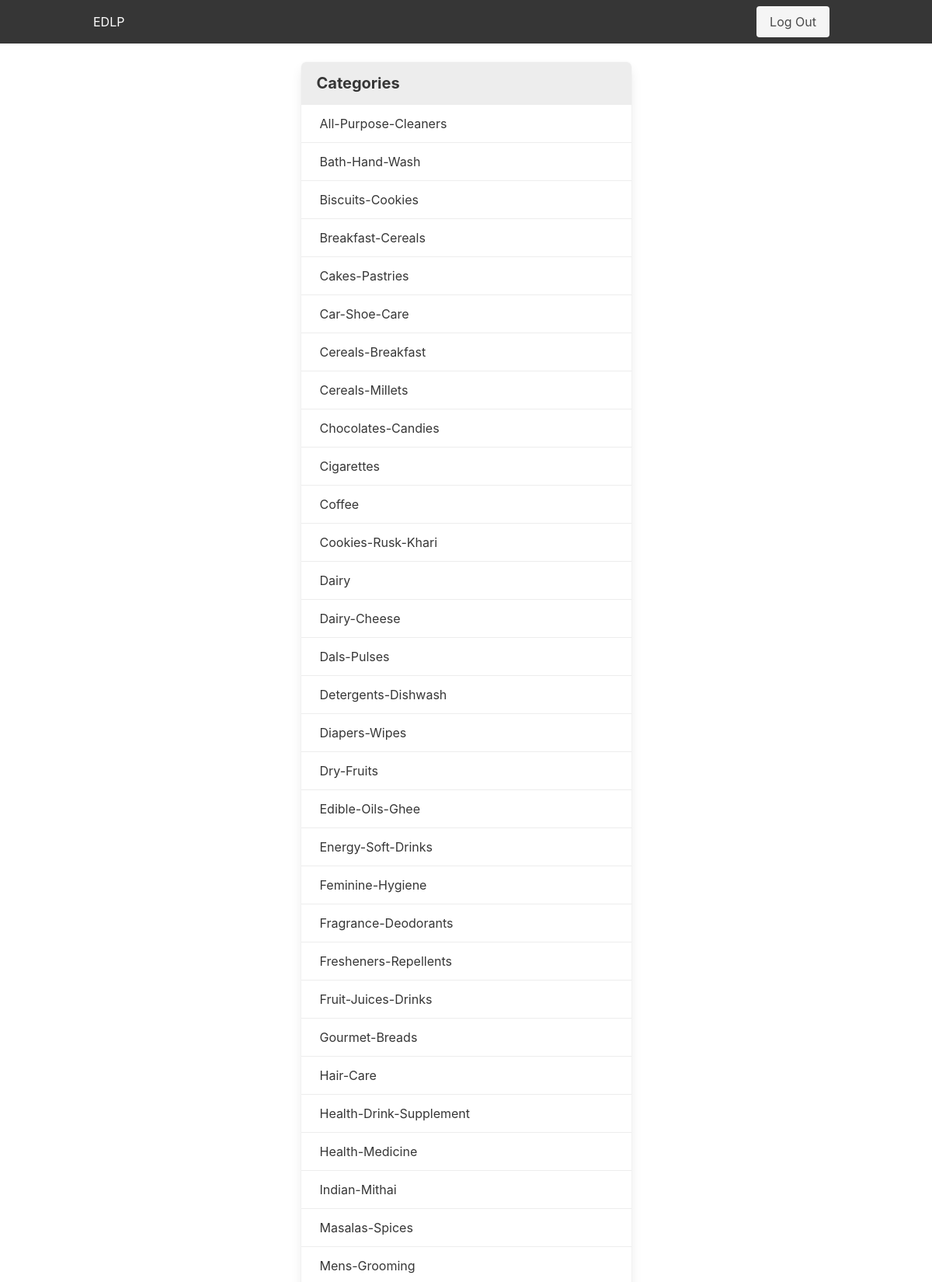
Page /categories (signed in, upper part) on the committed database.
### app/models.py (models this page shows)
class Category(db.Model):
    __tablename__ = 'categories'
    category_id = db.Column(db.String(64), primary_key=True)
    category_name = db.Column(db.String(256))
    products = db.relationship('Catalog', backref='category')

### app/main/views.py (the view)
@main.route('/categories')
@login_required
def category():
    categories = Category.query.order_by(Category.category_name).all()
    return render_template('categories.html', categories=categories)

### app/models.py (called while the page is built)
@login_manager.user_loader
def load_user(shop_id):
    return User.query.get(int(shop_id))

### app/templates/categories.html
{% extends 'base.html' %}
{% block page_content %}
    <div class="container listing-container">
        <div class="panel">
            <p class="panel-heading"> Categories </p>
            {% for category in categories %}
            <a class="panel-block py-3 pl-5" href="{{ url_for('main.product', category_id=category.category_id) }}"> {{ category.category_name | title }}</a>
            {% endfor %}
        </div>
    </div>
{% endblock %}

### app/templates/base.html (shortened to what this page needs)
<!doctype html>
<html lang="en">
<head>
    <link rel="stylesheet" href="{{ url_for('static', filename='css/bulma.min.css') }}">
    <link rel="stylesheet" href="{{ url_for('static', filename='css/styles.css') }}">
</head>
<body>
{% block navbar %}
    <nav class="navbar is-dark">
        <div class="container">
            <div class="navbar-brand">
                <a class="navbar-item" href="{{ url_for('main.index') }}">EDLP</a>
            </div>
            <div class="nav-menu">
                <div class="navbar-item">
                  {% if current_user.is_authenticated %}
                  <a class="button is-light" href="{{ url_for('auth.logout') }}">Log Out</a>
                  {% else %}
                  <a class="button is-light" href="{{ url_for('auth.login') }}">Log In</a>
                  {% endif %}
                </div>
            </div>
        </div>
    </nav>
{% endblock %}
<main class="page-content">
    {% block page_content %}
    {% endblock %}
</main>
</body>
</html>

### app/static/css/styles.css (style rules this page uses)
body { display: flex; flex-direction: column; }
.navbar > .container { display: flex; }
.nav-menu { display: flex; margin-left: auto; }
.listing-container { display: flex; justify-content: center; margin-top: 1.5em; }
.listing-container .panel { width: 100%; max-width: 425px; }

### rows in the picture
Category: category_name "All-Purpose-Cleaners"
Category: category_name "Bath-Hand-Wash"
Category: category_name "Biscuits-Cookies"
Category: category_name "Breakfast-Cereals"
Category: category_name "Cakes-Pastries"
Category: category_name "Car-Shoe-Care"
Category: category_name "Cereals-Breakfast"
Category: category_name "Cereals-Millets"
Category: category_name "Chocolates-Candies"
Category: category_name "Cigarettes"
Category: category_name "Coffee"
Category: category_name "Cookies-Rusk-Khari"
Category: category_name "Dairy"
Category: category_name "Dairy-Cheese"
Category: category_name "Dals-Pulses"
Category: category_name "Detergents-Dishwash"
Category: category_name "Diapers-Wipes"
Category: category_name "Dry-Fruits"
Category: category_name "Edible-Oils-Ghee"
Category: category_name "Energy-Soft-Drinks"
Category: category_name "Feminine-Hygiene"
Category: category_name "Fragrance-Deodorants"
Category: category_name "Fresheners-Repellents"
Category: category_name "Fruit-Juices-Drinks"
Category: category_name "Gourmet-Breads"
Category: category_name "Hair-Care"
Category: category_name "Health-Drink-Supplement"
Category: category_name "Health-Medicine"
Category: category_name "Indian-Mithai"
Category: category_name "Masalas-Spices"
Category: category_name "Mens-Grooming"
